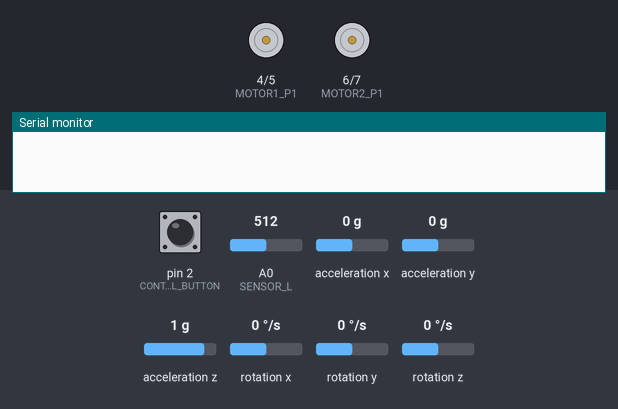
The sketch below on a simulated Arduino Uno, built with avr-gcc and run on an emulated ATmega328P. Parts: motor-driver pin pairs drawn as motors (green arrow = first pin HIGH = forward, orange = second pin HIGH = backward, longer = more drive), the last lines printed to the serial monitor. The test bench sets the inputs (shaded band); at power-on: pin 2 (CONTROL_BUTTON) HIGH, rotation z 0 °/s, A0 (SENSOR_L) = 512, acceleration x 0 g, acceleration y 0 g, acceleration z 1 g, rotation x 0 °/s, rotation y 0 °/s.

Above: at 2.2 s.
2.3 s: pin 2 (CONTROL_BUTTON) pulled LOW for 0.15 s
At 3.5 s:
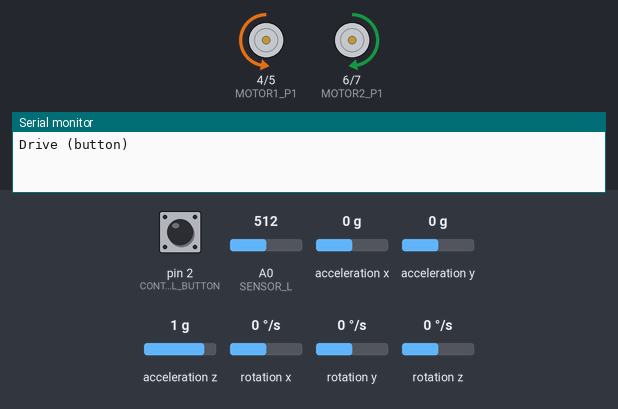
3.9 s: rotation z set to -192 °/s
At 5.1 s:
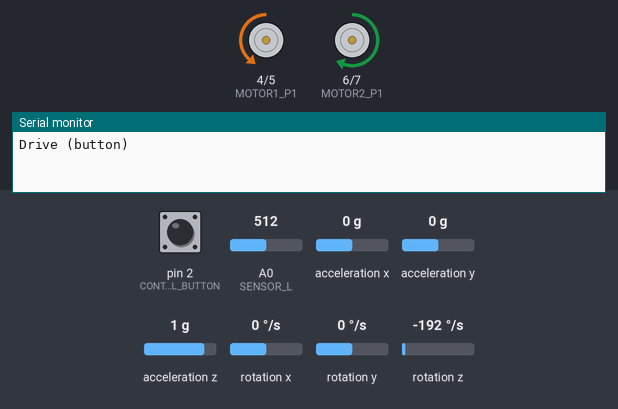
5.4 s: A0 (SENSOR_L) set to 110
6.9 s: A0 (SENSOR_L) set to 89
At 7.2 s:
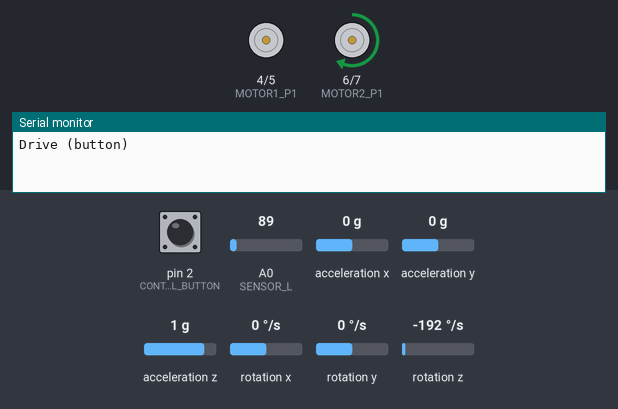
8.4 s: rotation z set to 192 °/s
11.4 s: A0 (SENSOR_L) set to 265
At 14.2 s:
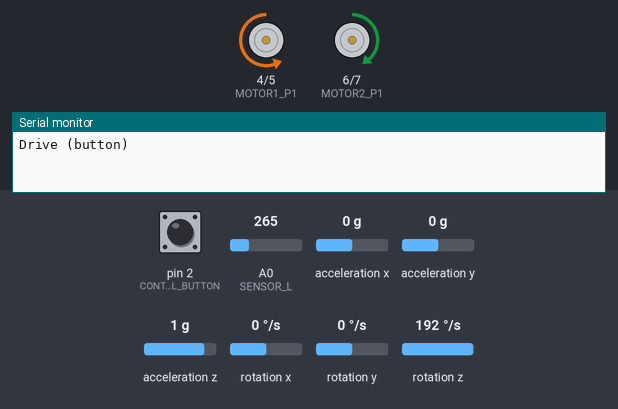
Timing chart, 0 to 15.4 s (numbered marks = the images above; inputs shaded):
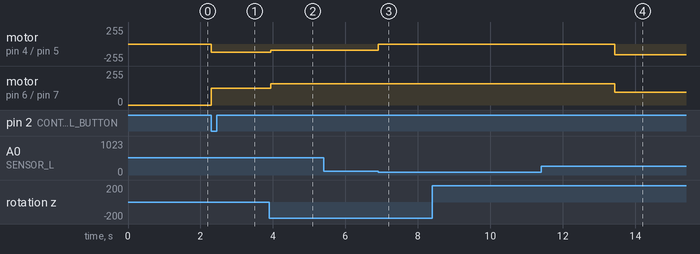

The sketch:

Drive_Control.ino
```cpp
#include "Wire.h"
#include <MPU6050_light.h>
#include <SoftwareSerial.h>

// Startup params
const bool ULTRASONIC_ENABLED = 0;

// Motor control pins
const int MOTOR1_P1 = 4;
const int MOTOR1_P2 = 5;
const int MOTOR2_P1 = 6;
const int MOTOR2_P2 = 7;

// Sensor Pins
const int SENSOR_L = A0;
const int SENSOR_R = A1;

// Start/stop button pin
const int CONTROL_BUTTON = 2;

// Speed control factors for motors
float motor1scaling = 0.75f;
float motor2scaling = 0.75f;

const int MAX_DUTY = 255;
const float POWER_TARGET = 0.50f;

// Direction control variables
float headingAngle = 0.f;
float facingAngle = 0.f;

const float MAX_POWER_DELTA = 0.25f;
const float ANGLE_TOLERANCE = 0.75f;

byte lastBT = 0x00;

int turnCount = 0;

// Gyroscope HAL instance
MPU6050 mpu( Wire );

// Instantiate bluetooth chip serial connection
SoftwareSerial Bluetooth(8, 9);

// State machine members
enum tractorState {
  DRIVE,
  STOP,
  ESTOP
};
tractorState tState = STOP;

enum turnState {
  LEFT1,
  LEFT2,
  RIGHT1,
  RIGHT2
};
turnState rState = LEFT1;

void setup() {
  // Set up all motor control pins as output
  pinMode(MOTOR1_P1, OUTPUT);
  pinMode(MOTOR1_P2, OUTPUT);
  pinMode(MOTOR2_P1, OUTPUT);
  pinMode(MOTOR2_P2, OUTPUT);

  // Start/stop button as input
  pinMode(CONTROL_BUTTON, INPUT);
  // Set up interrupt binding to manage button events
  attachInterrupt(digitalPinToInterrupt(CONTROL_BUTTON), toggleStop, FALLING);

  // Sensor pins
  pinMode(SENSOR_L, INPUT);
  pinMode(SENSOR_R, INPUT);

  pinMode(3, INPUT);
  // attachInterrupt(digitalPinToInterrupt(3), sensorStop, CHANGE);

  // Start BT serial
  Bluetooth.begin(9600);

  // Start serial monitoring channel
  Serial.begin(115200);

  // Start I2C connection
  Wire.begin();
  mpu.begin(0, 0);
  // Calibrates gyro to surface while stationary
  mpu.calcOffsets();
  mpu.update();
  facingAngle = mpu.getAngleZ();
  headingAngle = facingAngle;
}

void loop() {
  int sensorLeft = analogRead(SENSOR_L);

  if (sensorLeft < 100) {
    turn();
  }

  // Gyroscope ping
  mpu.update(); // Ask gyrocope for data
  facingAngle = mpu.getAngleZ(); // Fetch yaw angle from Gyroscope

  float aberration = headingAngle - facingAngle;

  if (aberration > ANGLE_TOLERANCE) {
    powerNudgeRight();
  } else if (aberration < -ANGLE_TOLERANCE) {
    powerNudgeLeft();
  } else {
    resetPowerScaling();
  }
  powerScale();

  mpu.update(); // Documentation reccommends calling this method often to improve position integral accuracy

  if (Bluetooth.available()) {
    byte BTCommand = Bluetooth.read();
    if (BTCommand != lastBT) {
      toggleStop();
      lastBT = BTCommand;
    }
  }

  mpu.update();

  // State control flow
  switch (tState) {
  case STOP :
    motor1_stop();
    motor2_stop();
    // This lets us pick up tractor and adjust heading
    mpu.update();
    facingAngle = mpu.getAngleZ();
    headingAngle = facingAngle;
    break;
  case DRIVE :
    motor1_forward();
    motor2_forward();
    break;
  case ESTOP :
    motor1_stop();
    motor2_stop();
    break;
  }

  // sensorStop();

  // printMotorScaling();

}

void printMotorScaling() {
  Serial.print(motor1scaling);
  Serial.print("   ");
  Serial.print(motor2scaling);
  Serial.print("\n");
}

void powerNudgeLeft() {
  if (abs(motor1scaling - motor2scaling) < MAX_POWER_DELTA) {
    motor1scaling += 0.05f;
  }
}

void powerNudgeRight() {
  if (abs(motor1scaling - motor2scaling) < MAX_POWER_DELTA) {
    motor2scaling += 0.05f;
  }
}

void resetPowerScaling() {
  motor1scaling = POWER_TARGET;
  motor2scaling = POWER_TARGET;
}

void powerScale() {
  float currentPower = (motor1scaling + motor2scaling) / 2;
  float correctionFactor = POWER_TARGET / currentPower;
  motor1scaling  *= correctionFactor;
  motor2scaling *= correctionFactor;
}

void toggleStop() {
  // Toggle state
  if (tState == STOP) {
    tState = DRIVE;
    Serial.print("Drive (button)");
    Serial.print("\n");
  } else if (tState == DRIVE) {
    tState = STOP;
    Serial.print("Stop (button)");
    Serial.print("\n");
  }
}

void eStop() {
  if (tState == DRIVE) {
    tState = ESTOP;
    Serial.print("Stop (sensor)");
    Serial.print("\n");
  }
}

void clearStart() {
  if (tState == ESTOP) {
    tState = DRIVE;
  }
}

void sensorStop() {
  int sensorState = digitalRead(3);
  if (tState == DRIVE && sensorState == HIGH) {
    tState = ESTOP;
    Serial.print("Stop (sensor)");
    Serial.print("\n");
  } else if (tState == ESTOP && sensorState == LOW){
    tState = DRIVE;
    Serial.print("Start (sensor)");
    Serial.print("\n");
  }
}

void turn() {
  motor1_stop();
  motor2_stop();
  mpu.update();
  facingAngle = mpu.getAngleZ();
  int targetAngle = 0;
  if (rState == LEFT1 || rState == LEFT2) {
    targetAngle = headingAngle + 90;
  } else {
    targetAngle = headingAngle - 90;
  }
  headingAngle = targetAngle;
  while (true) {
    mpu.update();
    facingAngle = mpu.getAngleZ();
    if (rState == LEFT1 || rState == LEFT2) {
      motor1_stop();
      motor2_forward();
    } else {
      motor1_forward();
      motor2_stop();
    }
    if (facingAngle > targetAngle && (rState == LEFT1 || rState == LEFT2)) {
      if (rState == LEFT1) {
        rState = LEFT2;
      } else {
        rState = RIGHT1;
      }
      turnCount++;
      motor1_stop();
      motor2_stop();
      return;
    }
    if (facingAngle < targetAngle && (rState == RIGHT1 || rState == RIGHT2)) {
      if (rState == RIGHT1) {
        rState = RIGHT2;
      } else {
        rState = LEFT1;
      }
      turnCount++;
      motor1_stop();
      motor2_stop();
      return;
    }
  }
}

// Motor HAL below this point

void motor1_forward() {
  int motorPower = floor(MAX_DUTY * motor1scaling);
  digitalWrite(MOTOR1_P1, LOW);
  analogWrite(MOTOR1_P2, motorPower);
}

void motor1_stop() {
  digitalWrite(MOTOR1_P1, LOW);
  analogWrite(MOTOR1_P2, 0);
}

void motor2_forward() {
  int motorPower = floor(MAX_DUTY * motor2scaling);
  analogWrite(MOTOR2_P1, motorPower);
  digitalWrite(MOTOR2_P2, LOW);
}

void motor2_stop() {
  analogWrite(MOTOR2_P1, 0);
  digitalWrite(MOTOR2_P2, LOW);
}
```

Measured:
- the behaviour switches between 100 and 99 on A0 (SENSOR_L) (found by bisection; images 2 and 3)
- after the input at 2.3 s, motor on pin 4 (MOTOR1_P1) / pin 5 (MOTOR1_P2): stopped → backward 127/255 at once; motor on pin 6 (MOTOR2_P1) / pin 7 (MOTOR2_P2): stopped → forward 127/255 at once
- after the input at 3.9 s, motor on pin 4 (MOTOR1_P1) / pin 5 (MOTOR1_P2): backward 127/255 → backward 95/255 at once; motor on pin 6 (MOTOR2_P1) / pin 7 (MOTOR2_P2): forward 127/255 → forward 159/255 at once
- after the input at 5.4 s, every drawn part: stays the same
- after the input at 6.9 s, motor on pin 4 (MOTOR1_P1) / pin 5 (MOTOR1_P2): backward 95/255 → stopped at once
- after the input at 8.4 s, every drawn part: stays the same
- after the input at 11.4 s, motor on pin 4 (MOTOR1_P1) / pin 5 (MOTOR1_P2): stopped → backward 159/255 after 2.0 s
